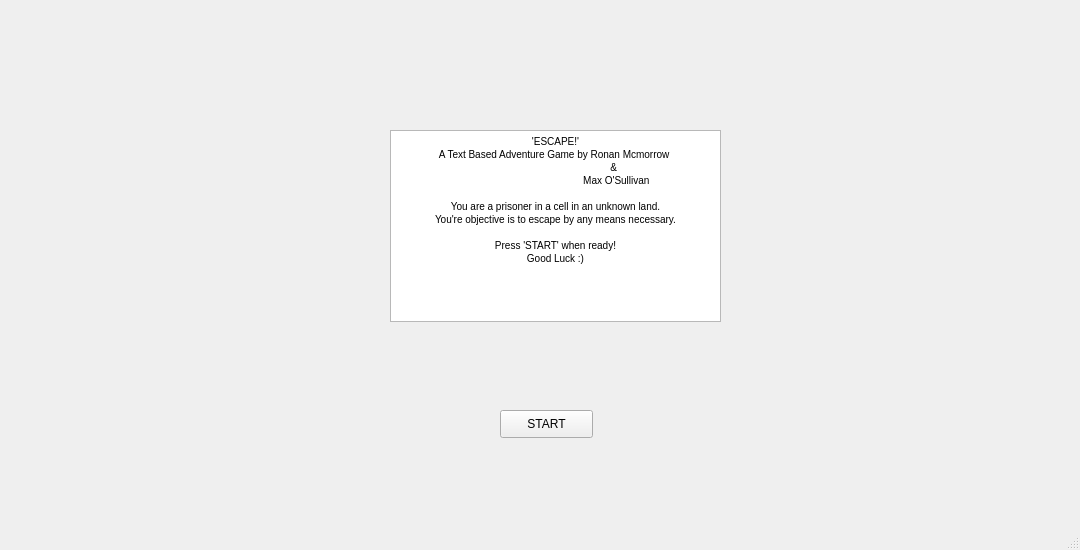
<?xml version="1.0" encoding="UTF-8"?>
<ui version="4.0">
 <class>MainWindow</class>
 <widget class="QMainWindow" name="MainWindow">
  <property name="geometry">
   <rect>
    <x>0</x>
    <y>0</y>
    <width>1080</width>
    <height>550</height>
   </rect>
  </property>
  <property name="windowTitle">
   <string>Welcome to 'ESCAPE!'</string>
  </property>
  <widget class="QWidget" name="centralwidget">
   <widget class="QPushButton" name="pushButton">
    <property name="geometry">
     <rect>
      <x>500</x>
      <y>410</y>
      <width>93</width>
      <height>28</height>
     </rect>
    </property>
    <property name="text">
     <string>START</string>
    </property>
   </widget>
   <widget class="QTextBrowser" name="textBrowser">
    <property name="geometry">
     <rect>
      <x>390</x>
      <y>130</y>
      <width>331</width>
      <height>192</height>
     </rect>
    </property>
    <property name="html">
     <string>&lt;!DOCTYPE HTML PUBLIC &quot;-//W3C//DTD HTML 4.0//EN&quot; &quot;http://www.w3.org/TR/REC-html40/strict.dtd&quot;&gt;
&lt;html&gt;&lt;head&gt;&lt;meta name=&quot;qrichtext&quot; content=&quot;1&quot; /&gt;&lt;style type=&quot;text/css&quot;&gt;
p, li { white-space: pre-wrap; }
&lt;/style&gt;&lt;/head&gt;&lt;body style=&quot; font-family:'MS Shell Dlg 2'; font-size:7.8pt; font-weight:400; font-style:normal;&quot;&gt;
&lt;p align=&quot;center&quot; style=&quot; margin-top:0px; margin-bottom:0px; margin-left:0px; margin-right:0px; -qt-block-indent:0; text-indent:0px;&quot;&gt;'ESCAPE!'&lt;/p&gt;
&lt;p align=&quot;center&quot; style=&quot; margin-top:0px; margin-bottom:0px; margin-left:0px; margin-right:0px; -qt-block-indent:0; text-indent:0px;&quot;&gt;A Text Based Adventure Game by Ronan Mcmorrow &lt;/p&gt;
&lt;p align=&quot;center&quot; style=&quot; margin-top:0px; margin-bottom:0px; margin-left:0px; margin-right:0px; -qt-block-indent:0; text-indent:0px;&quot;&gt;                                          &amp;amp;&lt;/p&gt;
&lt;p align=&quot;center&quot; style=&quot; margin-top:0px; margin-bottom:0px; margin-left:0px; margin-right:0px; -qt-block-indent:0; text-indent:0px;&quot;&gt;                                            Max O'Sullivan&lt;/p&gt;
&lt;p align=&quot;center&quot; style=&quot;-qt-paragraph-type:empty; margin-top:0px; margin-bottom:0px; margin-left:0px; margin-right:0px; -qt-block-indent:0; text-indent:0px;&quot;&gt;&lt;br /&gt;&lt;/p&gt;
&lt;p align=&quot;center&quot; style=&quot; margin-top:0px; margin-bottom:0px; margin-left:0px; margin-right:0px; -qt-block-indent:0; text-indent:0px;&quot;&gt;You are a prisoner in a cell in an unknown land.&lt;/p&gt;
&lt;p align=&quot;center&quot; style=&quot; margin-top:0px; margin-bottom:0px; margin-left:0px; margin-right:0px; -qt-block-indent:0; text-indent:0px;&quot;&gt;You're objective is to escape by any means necessary.&lt;/p&gt;
&lt;p align=&quot;center&quot; style=&quot;-qt-paragraph-type:empty; margin-top:0px; margin-bottom:0px; margin-left:0px; margin-right:0px; -qt-block-indent:0; text-indent:0px;&quot;&gt;&lt;br /&gt;&lt;/p&gt;
&lt;p align=&quot;center&quot; style=&quot; margin-top:0px; margin-bottom:0px; margin-left:0px; margin-right:0px; -qt-block-indent:0; text-indent:0px;&quot;&gt;Press 'START' when ready!&lt;/p&gt;
&lt;p align=&quot;center&quot; style=&quot; margin-top:0px; margin-bottom:0px; margin-left:0px; margin-right:0px; -qt-block-indent:0; text-indent:0px;&quot;&gt;Good Luck :)&lt;/p&gt;&lt;/body&gt;&lt;/html&gt;</string>
    </property>
   </widget>
  </widget>
  <widget class="QMenuBar" name="menubar">
   <property name="geometry">
    <rect>
     <x>0</x>
     <y>0</y>
     <width>1080</width>
     <height>26</height>
    </rect>
   </property>
  </widget>
  <widget class="QStatusBar" name="statusbar"/>
 </widget>
 <resources/>
 <connections/>
</ui>
